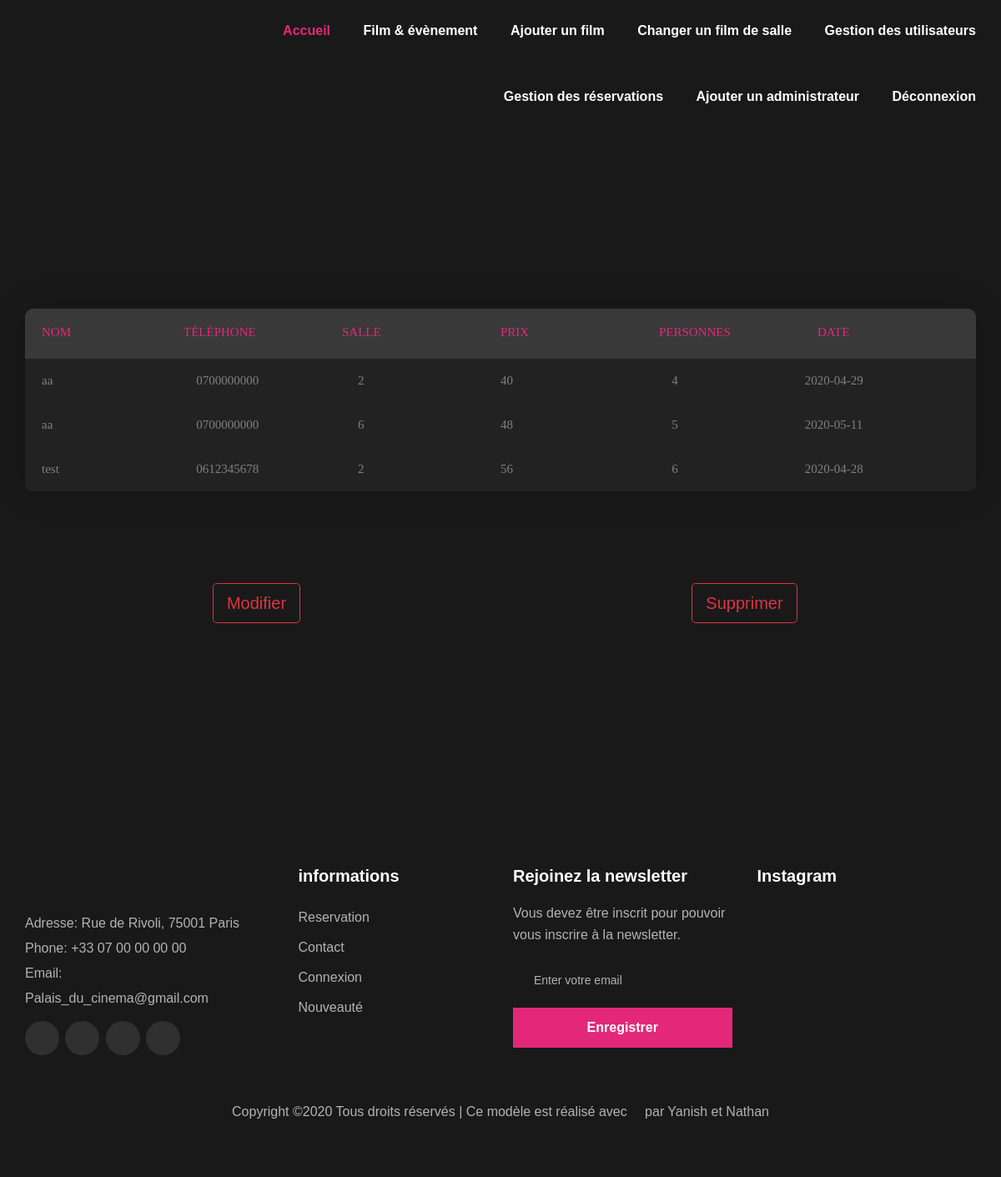
The app's page /View/voir_reservation.php, older data.
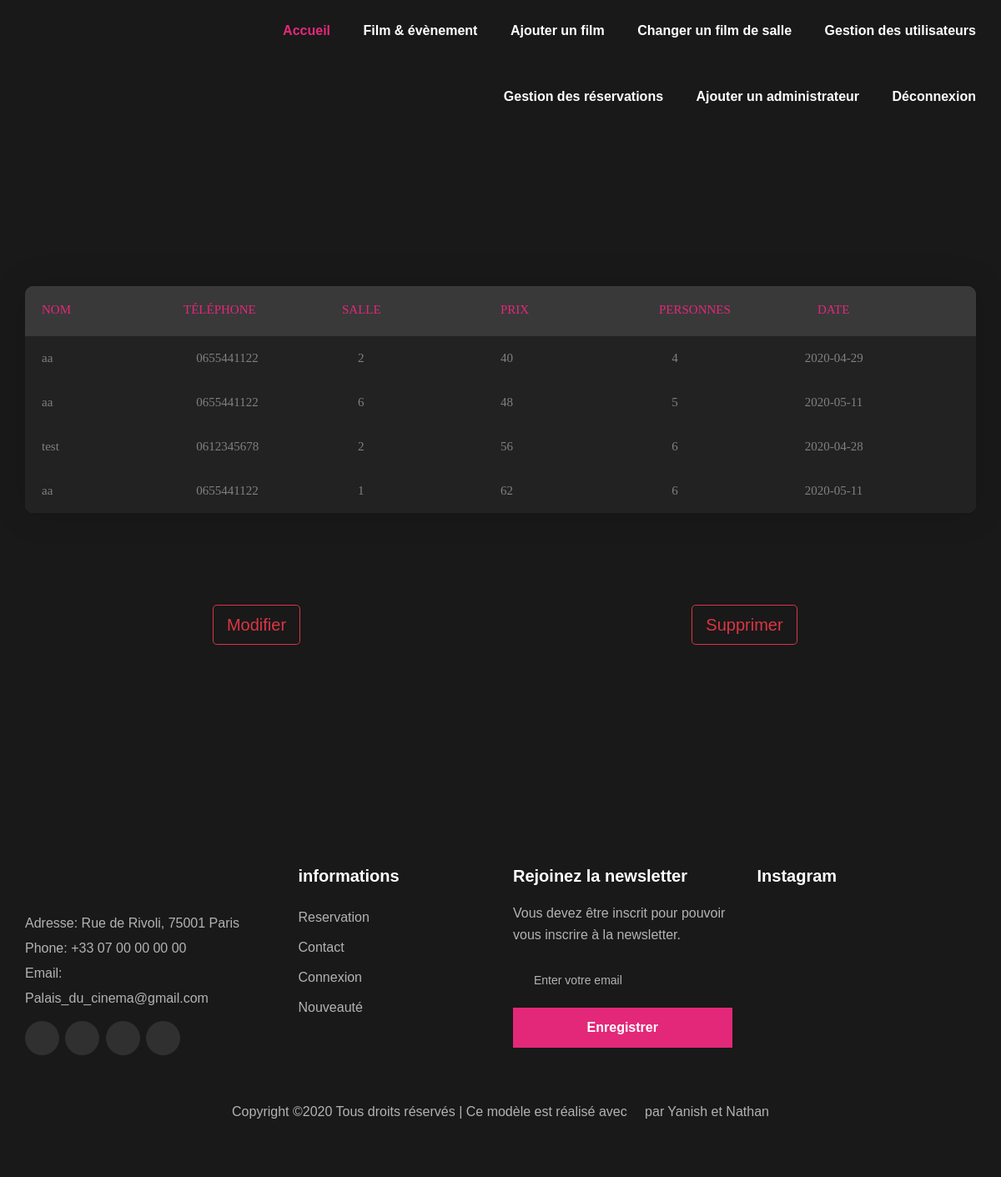
The same page, newer data.
### tables this page shows
CREATE TABLE IF NOT EXISTS `reservation` (
  `id` int(11) NOT NULL AUTO_INCREMENT,
  `nom` varchar(50) NOT NULL,
  `tel` varchar(20) NOT NULL,
  `num_salle` int(11) NOT NULL,
  `prix` int(11) NOT NULL,
  `nb_pers` int(11) NOT NULL,
  `date_prevue` varchar(10) NOT NULL,
  `reservation` varchar(100) NOT NULL,
  PRIMARY KEY (`id`),
  KEY `fk_nom` (`nom`),
  KEY `fk_tel` (`tel`),
  KEY `fk_num_salle` (`num_salle`)
);

### View/voir_reservation.php (the view, shortened to what this page needs)
<!DOCTYPE html>
<html lang="en">
<head>
	<link rel="stylesheet" type="text/css" href="../tableau/vendor/bootstrap/css/bootstrap.min.css">
	<link rel="stylesheet" type="text/css" href="../tableau/fonts/font-awesome-4.7.0/css/font-awesome.min.css">
	<link rel="stylesheet" type="text/css" href="../tableau/vendor/animate/animate.css">
	<link rel="stylesheet" type="text/css" href="../tableau/vendor/select2/select2.min.css">
	<link rel="stylesheet" type="text/css" href="../tableau/vendor/perfect-scrollbar/perfect-scrollbar.css">
	<link rel="stylesheet" type="text/css" href="../tableau/css/util.css">
	<link rel="stylesheet" type="text/css" href="../tableau/css/main.css">
  <link rel="stylesheet" type="text/css" href="../tableau/css/style.css">
	<link rel="stylesheet" type="text/css" href="../tableau/css/style2.css">
<link rel="stylesheet" href="../css/bootstrap.min.css" type="text/css">
<link rel="stylesheet" href="../css/font-awesome.min.css" type="text/css">
<link rel="stylesheet" href="../css/themify-icons.css" type="text/css">
<link rel="stylesheet" href="../css/owl.carousel.min.css" type="text/css">
<link rel="stylesheet" href="../css/magnific-popup.css" type="text/css">
<link rel="stylesheet" href="../css/slicknav.min.css" type="text/css">
<link rel="stylesheet" href="../css/style.css" type="text/css">
</head>
<body>
	<?php
	try{
		$bdd= new PDO('mysql:host=localhost;dbname=cine; charset=utf8','root','');
	}
	catch (Exception $e){
		die('Erreur:'.$e->getMessage());
	}
	?>
  <header class="header-section">
      <div class="container">
          <div class="row">
              <div class="col-lg-2 col-md-2">
                  <div class="logo">
                  </div>
              </div>
							<div class="col-lg-10 col-md-10">
									<div class="main-menu mobile-menu">
										<ul>
											<li class="active"><a href="../index.php">Accueil</a></li>
											<li><a href="Nouveaute.php">Film & évènement</a>
											</li>
											<li><a href="ajout_film.php">Ajouter un film</a></li>
											<li><a href="changer_salle.php">Changer un film de salle</a></li>
											<li><a href="gestion_clients.php">Gestion des utilisateurs</a></li>
											<li><a href="voir_reservation.php">Gestion des réservations</a></li>
											<li><a href="Ajout_admin.php">Ajouter un administrateur</a></li>
											<li><a href="../Traitement/session_destroy.php">Déconnexion</a></li>
										</ul>
									</div>
							</div>
          </div>
      </div>
  </header>
		<div class="container-table100">
			<div class="wrap-table100">
        <div class="table100 ver3 m-b-110">
					<div class="table100-head">
						<table>
							<thead>
								<tr class="row100 head">
									<th class="cell100 column1">Nom</th>
									<th class="cell100 column2">Téléphone</th>
									<th class="cell100 column3">Salle</th>
									<th class="cell100 column4">Prix</th>
									<th class="cell100 column5">Personnes</th>
									<th class="cell100 column6">Date</th>
								</tr>
							</thead>
						</table>
					</div>
					<div class="table100-body js-pscroll">
						<table>
							<tbody>
								<?php
								$req = $bdd->query('SELECT * FROM reservation');
								$donnees= $req->fetchall();
								foreach ($donnees as $value) {
									echo '<tr class="row100 body">
												<td class="cell100 column1">'.$value["nom"].'</td>
												<td class="cell100 column2">'.$value["tel"].'</td>
												<td class="cell100 column3">'.$value["num_salle"].'</td>
												<td class="cell100 column4">'.$value["prix"].'</td>
												<td class="cell100 column5">'.$value["nb_pers"].'</td>
												<td class="cell100 column6">'.$value["date_prevue"].'</td>
												</tr>';
								}
								?>
							</tbody>
						</table>
					</div>
				</div>
				<div class="row">
				        <div class="col-md-6 register">
				           <center><button type="button" class="btn btn-outline-danger btn-lg" onclick="window.location.href='modifier_reservation.php'">Modifier</button></center>
				        </div>
				        <div class="col-md-6 register">
				           <center><button type="button" class="btn btn-outline-danger btn-lg" onclick="window.location.href='supprimer_reservation.php'">Supprimer</button></center>
				        </div>
			</div>
		</div>
	</div>
    <section class="footer-section">
        <div class="container">
            <div class="row">
                <div class="col-lg-3 col-md-6">
                    <div class="footer-option">
                        <div class="fo-logo">
                        </div>
                        <ul>
                            <li>Adresse: Rue de Rivoli, 75001 Paris</li>
                            <li>Phone: +33 07 00 00 00 00</li>
                            <li>Email: Palais_du_cinema@gmail.com</li>
                        </ul>
                        <div class="fo-social">
                            <a href="https://fr-fr.facebook.com/"><i class="fa fa-facebook"></i></a>
                            <a href="https://www.instagram.com/?hl=fr"><i class="fa fa-instagram"></i></a>
                            <a href="https://twitter.com/login?lang=fr"><i class="fa fa-twitter"></i></a>
                            <a href="https://www.pinterest.fr/"><i class="fa fa-pinterest"></i></a>
                        </div>
                    </div>
                </div>
                <div class="col-lg-3 col-md-6">
                    <div class="footer-widget fw-links">
                        <h5>informations</h5>
                        <ul>
                            <li><a href="reservation.php">Reservation</a></li>
                            <li><a href="contact.php">Contact</a></li>
                            <li><a href="Connexion.php">Connexion</a></li>
                            <li><a href="Nouveaute.php">Nouveauté</a></li>
                        </ul>
                    </div>
                </div>
                <div class="col-lg-3 col-md-6">
                    <div class="footer-widget">
                        <h5>Rejoinez la newsletter</h5>
                        <p>Vous devez être inscrit pour pouvoir vous inscrire à la newsletter.</p>
                        <form method="post" action="../Manager/newsletter.php" class="news-form">
                            <input type="text" name="mail" placeholder="Enter votre email">
                            <button type="submit">Enregistrer</button>
                        </form>
                    </div>
                </div>
                <div class="col-lg-3 col-md-6">
                    <div class="footer-widget">
                        <h5>Instagram</h5>
                    </div>
                </div>
            </div>
            <div class="copyright-text"><p>
							Copyright &copy;<script>document.write(new Date().getFullYear());</script> Tous droits réservés | Ce modèle est réalisé avec <i class="ti-heart" aria-hidden="true"></i> par Yanish et Nathan</a>
  </p></div>
        </div>
    </section>
</body>
</html>

### tableau/css/main.css (style rules this page uses)
* { margin: 0px; padding: 0px; box-sizing: border-box; }
body, html { height: 100%; font-family: sans-serif; }
a { margin: 0px; transition: all 0.4s; -webkit-transition: all 0.4s; -o-transition: all 0.4s; -moz-transition: all 0.4s; }
h1,h2,h3,h4,h5,h6 { margin: 0px; }
p { margin: 0px; }
ul, li { margin: 0px; list-style-type: none; }
input { display: block; outline: none; border: none !important; }
button { outline: none !important; border: none; background: transparent; }
.js-pscroll { position: relative; overflow: hidden; }
.wrap-table100 { width: 1170px; }
.table100 { background-color: #fff; }
table { width: 100%; }
th, td { font-weight: unset; padding-right: 10px; }
.table100-head th { padding-top: 18px; padding-bottom: 18px; }
.table100-body td { padding-top: 16px; padding-bottom: 16px; }
.table100 { position: relative; padding-top: 60px; }
.table100-head { position: absolute; width: 100%; top: 0; left: 0; }
.table100-body { max-height: 585px; overflow: auto; }
.table100.ver3 { background-color: #393939; }
.table100.ver3 td { font-family: Lato-Regular; font-size: 15px; color: #808080; line-height: 1.4; background-color: #222222; }
.table100.ver3 { border-radius: 10px; overflow: hidden; box-shadow: 0 0px 40px 0px rgba(0, 0, 0, 0.15); -moz-box-shadow: 0 0px 40px 0px rgba(0, 0, 0, 0.15); -webkit-box-shadow: 0 0px 40px 0px rgba(0, 0, 0, 0.15); -o-box-shadow: 0 0px 40px 0px rgba(0, 0, 0, 0.15); -ms-box-shadow: 0 0px 40px 0px rgba(0, 0, 0, 0.15); }

### tableau/css/style.css (style rules this page uses)
.container-table100 { width: 100%; min-height: 100vh; background: #191919; display: block; display: -webkit-box; display: -webkit-flex; display: -moz-box; display: -ms-flexbox; display: flex; align-items: center; justify-content: center; flex-wrap: wrap; padding: 33px 30px; }
.table100.ver3 th { font-family: Lato-Bold; font-size: 15px; color: #e32879; line-height: 1.4; text-transform: uppercase; background-color: #393939; width: 15%; }

### tableau/css/style2.css (style rules this page uses)
.column1 { width: 18%; padding-left: 20px; }
.column2 { width: 17%; }
.column3 { width: 15%; }
.column4 { width: 18%; }
.column5 { width: 14%; }

Row changes from the older to the newer data that the page shows:
changed reservation (number 1 of 4 on the later page): tel "0700000000" → "0655441122"
changed reservation (number 2 of 4 on the later page): tel "0700000000" → "0655441122"
added reservation: nom "aa", tel "0655441122", num_salle "1", prix "62", nb_pers "6", date_prevue "2020-05-11"
